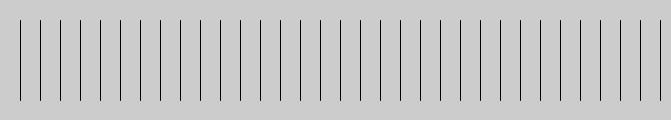
Frame 1 (no input)
Frame 60 (the mouse pressed at the canvas centre just before this capture): identical to frame 1, image omitted
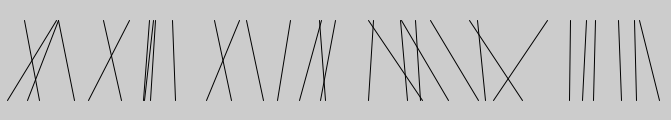
Frame 120 (the mouse held since frame 60 and released just before this capture)

The Processing sketch that drew these frames (run headless with seeded random() and noise(); from frame 60 on, the mouse is pressed at the canvas centre):

// Processing sketch: processing_18396
// ── processing_18396.pde

void setup() {
  size(671, 120);
  smooth();
}


void draw() {
  background(204);
  for (int x = 20; x < width; x += 20) {
    float mx = mouseX/10;
    float offsetA = random(-mx, mx);
    float offsetB = random(-mx, mx);
    line(x + offsetA, 20, x - offsetB, 100);
  }
}
